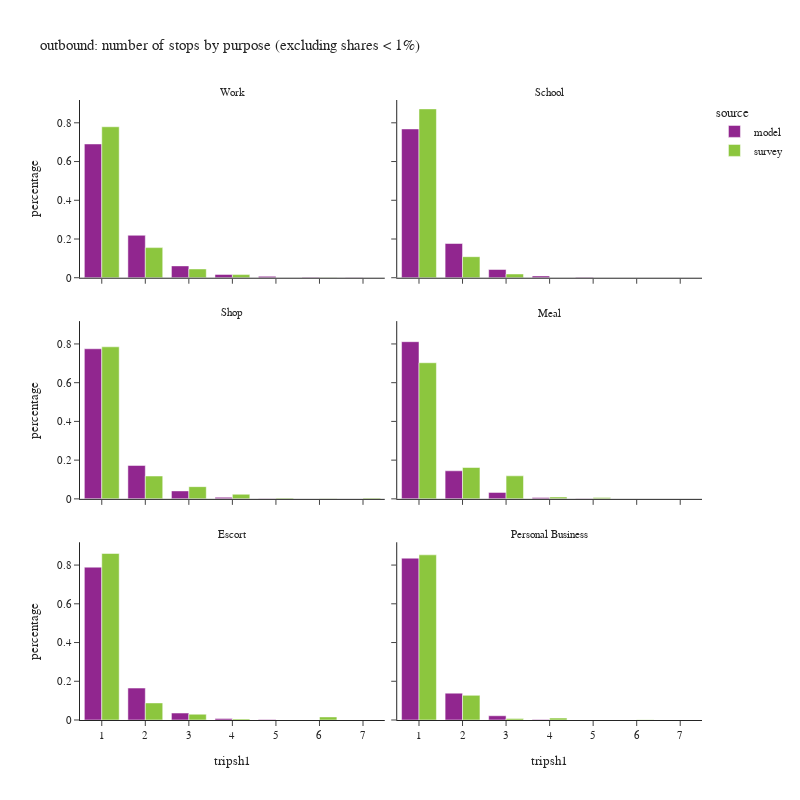

The code cell stored with this chart in its notebook:
### Code cell
df_plot = df_tour.groupby(['tripsh1','pdpurp_label','source'])['toexpfac'].sum().reset_index()
df_plot['percentage'] = df_plot.groupby(['pdpurp_label','source'], group_keys=False)['toexpfac']. \
    apply(lambda x: x / float(x.sum()))
df_plot2 = df_plot.loc[(df_plot['percentage'] > 0.001) & (df_plot['tripsh1'] <= 10)]

fig = px.bar(df_plot2.sort_values(['source','pdpurp_label']),
             x="tripsh1", y="percentage", color="source",barmode="group",
             facet_col='pdpurp_label', facet_col_wrap=2, 
             hover_data=['toexpfac'],
             title="outbound: number of stops by purpose (excluding shares < 1%)")
fig.update_layout(height=800, width=800)
fig.for_each_annotation(lambda a: a.update(text = a.text.split("=")[-1]))
fig.for_each_xaxis(lambda a: a.update(dict(dtick = 1, categoryorder='category ascending')))
fig.show()

### Figure 1 — Plotly figure (JSON) as saved in the notebook; plotly's stock layout.template omitted (floating-point values rounded to 4 significant figures)
{"data": [{"alignmentgroup": "True", "customdata": [[1514000.0], [480200.0], [134100.0], [37470.0], [15660.0], [4378.0], [2329.0]], "hovertemplate": "source=model<br>pdpurp_label=Work<br>tripsh1=%{x}<br>percentage=%{y}<br>toexpfac=%{customdata[0]}<extra></extra>", "legendgroup": "model", "marker": {"color": "#91268F", "pattern": {"shape": ""}}, "name": "model", "offsetgroup": "model", "orientation": "v", "showlegend": true, "textposition": "auto", "type": "bar", "x": [1, 2, 3, 4, 5, 6, 7], "xaxis": "x5", "y": [0.6908, 0.2192, 0.06119, 0.0171, 0.007149, 0.001998, 0.001063], "yaxis": "y5"}, {"alignmentgroup": "True", "customdata": [[561000.0], [129000.0], [31020.0], [6737.0], [1848.0]], "hovertemplate": "source=model<br>pdpurp_label=School<br>tripsh1=%{x}<br>percentage=%{y}<br>toexpfac=%{customdata[0]}<extra></extra>", "legendgroup": "model", "marker": {"color": "#91268F", "pattern": {"shape": ""}}, "name": "model", "offsetgroup": "model", "orientation": "v", "showlegend": false, "textposition": "auto", "type": "bar", "x": [1, 2, 3, 4, 5], "xaxis": "x6", "y": [0.7684, 0.1767, 0.04248, 0.009227, 0.002531], "yaxis": "y6"}, {"alignmentgroup": "True", "customdata": [[781900.0], [174100.0], [41430.0], [8473.0], [2325.0]], "hovertemplate": "source=model<br>pdpurp_label=Shop<br>tripsh1=%{x}<br>percentage=%{y}<br>toexpfac=%{customdata[0]}<extra></extra>", "legendgroup": "model", "marker": {"color": "#91268F", "pattern": {"shape": ""}}, "name": "model", "offsetgroup": "model", "orientation": "v", "showlegend": false, "textposition": "auto", "type": "bar", "x": [1, 2, 3, 4, 5], "xaxis": "x3", "y": [0.7751, 0.1725, 0.04106, 0.008398, 0.002305], "yaxis": "y3"}, {"alignmentgroup": "True", "customdata": [[444700.0], [79400.0], [18280.0], [4027.0], [1130.0]], "hovertemplate": "source=model<br>pdpurp_label=Meal<br>tripsh1=%{x}<br>percentage=%{y}<br>toexpfac=%{customdata[0]}<extra></extra>", "legendgroup": "model", "marker": {"color": "#91268F", "pattern": {"shape": ""}}, "name": "model", "offsetgroup": "model", "orientation": "v", "showlegend": false, "textposition": "auto", "type": "bar", "x": [1, 2, 3, 4, 5], "xaxis": "x4", "y": [0.8116, 0.1449, 0.03337, 0.00735, 0.002063], "yaxis": "y4"}, {"alignmentgroup": "True", "customdata": [[646000.0], [135000.0], [29440.0], [6030.0], [1618.0]], "hovertemplate": "source=model<br>pdpurp_label=Escort<br>tripsh1=%{x}<br>percentage=%{y}<br>toexpfac=%{customdata[0]}<extra></extra>", "legendgroup": "model", "marker": {"color": "#91268F", "pattern": {"shape": ""}}, "name": "model", "offsetgroup": "model", "orientation": "v", "showlegend": false, "textposition": "auto", "type": "bar", "x": [1, 2, 3, 4, 5], "xaxis": "x", "y": [0.7892, 0.1649, 0.03596, 0.007367, 0.001977], "yaxis": "y"}, {"alignmentgroup": "True", "customdata": [[453400.0], [75230.0], [11890.0], [1717.0]], "hovertemplate": "source=model<br>pdpurp_label=Personal Business<br>tripsh1=%{x}<br>percentage=%{y}<br>toexpfac=%{customdata[0]}<extra></extra>", "legendgroup": "model", "marker": {"color": "#91268F", "pattern": {"shape": ""}}, "name": "model", "offsetgroup": "model", "orientation": "v", "showlegend": false, "textposition": "auto", "type": "bar", "x": [1, 2, 3, 4], "xaxis": "x2", "y": [0.8356, 0.1387, 0.02192, 0.003165], "yaxis": "y2"}, {"alignmentgroup": "True", "customdata": [[1083000.0], [216100.0], [63080.0], [22590.0], [1556.0]], "hovertemplate": "source=survey<br>pdpurp_label=Work<br>tripsh1=%{x}<br>percentage=%{y}<br>toexpfac=%{customdata[0]}<extra></extra>", "legendgroup": "survey", "marker": {"color": "#8CC63E", "pattern": {"shape": ""}}, "name": "survey", "offsetgroup": "survey", "orientation": "v", "showlegend": true, "textposition": "auto", "type": "bar", "x": [1, 2, 3, 4, 6], "xaxis": "x5", "y": [0.7796, 0.1555, 0.0454, 0.01626, 0.00112], "yaxis": "y5"}, {"alignmentgroup": "True", "customdata": [[426500.0], [53160.0], [9506.0]], "hovertemplate": "source=survey<br>pdpurp_label=School<br>tripsh1=%{x}<br>percentage=%{y}<br>toexpfac=%{customdata[0]}<extra></extra>", "legendgroup": "survey", "marker": {"color": "#8CC63E", "pattern": {"shape": ""}}, "name": "survey", "offsetgroup": "survey", "orientation": "v", "showlegend": false, "textposition": "auto", "type": "bar", "x": [1, 2, 3], "xaxis": "x6", "y": [0.8719, 0.1087, 0.01943], "yaxis": "y6"}, {"alignmentgroup": "True", "customdata": [[512600.0], [77000.0], [41160.0], [15470.0], [2581.0], [1044.0], [2947.0]], "hovertemplate": "source=survey<br>pdpurp_label=Shop<br>tripsh1=%{x}<br>percentage=%{y}<br>toexpfac=%{customdata[0]}<extra></extra>", "legendgroup": "survey", "marker": {"color": "#8CC63E", "pattern": {"shape": ""}}, "name": "survey", "offsetgroup": "survey", "orientation": "v", "showlegend": false, "textposition": "auto", "type": "bar", "x": [1, 2, 3, 4, 5, 6, 7], "xaxis": "x3", "y": [0.7852, 0.118, 0.06304, 0.0237, 0.003954, 0.001599, 0.004514], "yaxis": "y3"}, {"alignmentgroup": "True", "customdata": [[246700.0], [56860.0], [41740.0], [3409.0], [2273.0]], "hovertemplate": "source=survey<br>pdpurp_label=Meal<br>tripsh1=%{x}<br>percentage=%{y}<br>toexpfac=%{customdata[0]}<extra></extra>", "legendgroup": "survey", "marker": {"color": "#8CC63E", "pattern": {"shape": ""}}, "name": "survey", "offsetgroup": "survey", "orientation": "v", "showlegend": false, "textposition": "auto", "type": "bar", "x": [1, 2, 3, 4, 5], "xaxis": "x4", "y": [0.7028, 0.1619, 0.1189, 0.00971, 0.006475], "yaxis": "y4"}, {"alignmentgroup": "True", "customdata": [[468500.0], [48000.0], [16270.0], [2909.0], [8617.0]], "hovertemplate": "source=survey<br>pdpurp_label=Escort<br>tripsh1=%{x}<br>percentage=%{y}<br>toexpfac=%{customdata[0]}<extra></extra>", "legendgroup": "survey", "marker": {"color": "#8CC63E", "pattern": {"shape": ""}}, "name": "survey", "offsetgroup": "survey", "orientation": "v", "showlegend": false, "textposition": "auto", "type": "bar", "x": [1, 2, 3, 4, 6], "xaxis": "x", "y": [0.8598, 0.08809, 0.02986, 0.005338, 0.01581], "yaxis": "y"}, {"alignmentgroup": "True", "customdata": [[295100.0], [44050.0], [2597.0], [3446.0], [666.6]], "hovertemplate": "source=survey<br>pdpurp_label=Personal Business<br>tripsh1=%{x}<br>percentage=%{y}<br>toexpfac=%{customdata[0]}<extra></extra>", "legendgroup": "survey", "marker": {"color": "#8CC63E", "pattern": {"shape": ""}}, "name": "survey", "offsetgroup": "survey", "orientation": "v", "showlegend": false, "textposition": "auto", "type": "bar", "x": [1, 2, 3, 4, 6], "xaxis": "x2", "y": [0.8527, 0.1273, 0.007505, 0.009956, 0.001926], "yaxis": "y2"}], "layout": {"annotations": [{"font": {}, "showarrow": false, "text": "Escort", "x": 0.245, "xanchor": "center", "xref": "paper", "y": 0.2867, "yanchor": "bottom", "yref": "paper"}, {"font": {}, "showarrow": false, "text": "Personal Business", "x": 0.755, "xanchor": "center", "xref": "paper", "y": 0.2867, "yanchor": "bottom", "yref": "paper"}, {"font": {}, "showarrow": false, "text": "Shop", "x": 0.245, "xanchor": "center", "xref": "paper", "y": 0.6433, "yanchor": "bottom", "yref": "paper"}, {"font": {}, "showarrow": false, "text": "Meal", "x": 0.755, "xanchor": "center", "xref": "paper", "y": 0.6433, "yanchor": "bottom", "yref": "paper"}, {"font": {}, "showarrow": false, "text": "Work", "x": 0.245, "xanchor": "center", "xref": "paper", "y": 1.0, "yanchor": "bottom", "yref": "paper"}, {"font": {}, "showarrow": false, "text": "School", "x": 0.755, "xanchor": "center", "xref": "paper", "y": 1.0, "yanchor": "bottom", "yref": "paper"}], "barmode": "group", "height": 800, "legend": {"title": {"text": "source"}, "tracegroupgap": 0}, "title": {"text": "outbound: number of stops by purpose (excluding shares < 1%)"}, "width": 800, "xaxis": {"anchor": "y", "categoryorder": "category ascending", "domain": [0.0, 0.49], "dtick": 1, "title": {"text": "tripsh1"}}, "xaxis2": {"anchor": "y2", "categoryorder": "category ascending", "domain": [0.51, 1.0], "dtick": 1, "matches": "x", "title": {"text": "tripsh1"}}, "xaxis3": {"anchor": "y3", "categoryorder": "category ascending", "domain": [0.0, 0.49], "dtick": 1, "matches": "x", "showticklabels": false}, "xaxis4": {"anchor": "y4", "categoryorder": "category ascending", "domain": [0.51, 1.0], "dtick": 1, "matches": "x", "showticklabels": false}, "xaxis5": {"anchor": "y5", "categoryorder": "category ascending", "domain": [0.0, 0.49], "dtick": 1, "matches": "x", "showticklabels": false}, "xaxis6": {"anchor": "y6", "categoryorder": "category ascending", "domain": [0.51, 1.0], "dtick": 1, "matches": "x", "showticklabels": false}, "yaxis": {"anchor": "x", "domain": [0.0, 0.2867], "title": {"text": "percentage"}}, "yaxis2": {"anchor": "x2", "domain": [0.0, 0.2867], "matches": "y", "showticklabels": false}, "yaxis3": {"anchor": "x3", "domain": [0.3567, 0.6433], "matches": "y", "title": {"text": "percentage"}}, "yaxis4": {"anchor": "x4", "domain": [0.3567, 0.6433], "matches": "y", "showticklabels": false}, "yaxis5": {"anchor": "x5", "domain": [0.7133, 1.0], "matches": "y", "title": {"text": "percentage"}}, "yaxis6": {"anchor": "x6", "domain": [0.7133, 1.0], "matches": "y", "showticklabels": false}}}
